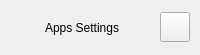
           <widget class="QFrame" name="frame_extra_left_TopBg">
            <property name="minimumSize">
             <size>
              <width>100</width>
              <height>55</height>
             </size>
            </property>
            <property name="maximumSize">
             <size>
              <width>16777215</width>
              <height>55</height>
             </size>
            </property>
            <property name="frameShape">
             <enum>QFrame::NoFrame</enum>
            </property>
            <property name="frameShadow">
             <enum>QFrame::Raised</enum>
            </property>
            <layout class="QHBoxLayout" name="horizontalLayout_26">
             <property name="spacing">
              <number>10</number>
             </property>
             <property name="leftMargin">
              <number>10</number>
             </property>
             <property name="topMargin">
              <number>0</number>
             </property>
             <property name="rightMargin">
              <number>10</number>
             </property>
             <property name="bottomMargin">
              <number>0</number>
             </property>
             <item>
              <widget class="QLabel" name="label_5">
               <property name="maximumSize">
                <size>
                 <width>25</width>
                 <height>25</height>
                </size>
               </property>
               <property name="text">
                <string/>
               </property>
              </widget>
             </item>
             <item>
              <widget class="QLabel" name="label_title_additional_left">
               <property name="text">
                <string>Apps Settings</string>
               </property>
              </widget>
             </item>
             <item>
              <widget class="QPushButton" name="extra_left_close_button">
               <property name="maximumSize">
                <size>
                 <width>30</width>
                 <height>30</height>
                </size>
               </property>
               <property name="cursor">
                <cursorShape>PointingHandCursor</cursorShape>
               </property>
               <property name="text">
                <string/>
               </property>
               <property name="iconSize">
                <size>
                 <width>24</width>
                 <height>24</height>
                </size>
               </property>
              </widget>
             </item>
            </layout>
           </widget>
